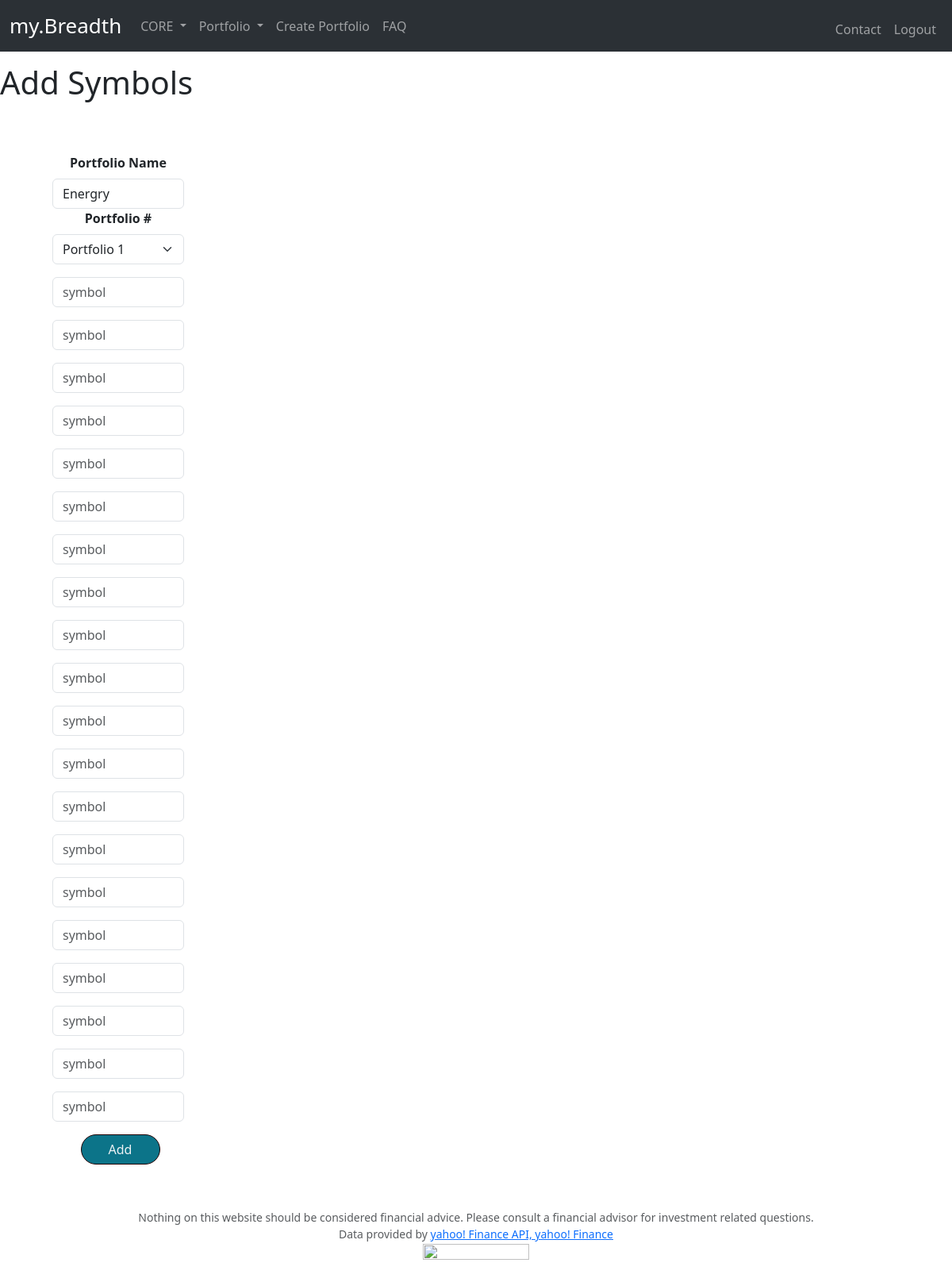
/add-portfolio/1 (signed in), run on an earlier commit of the app's database.
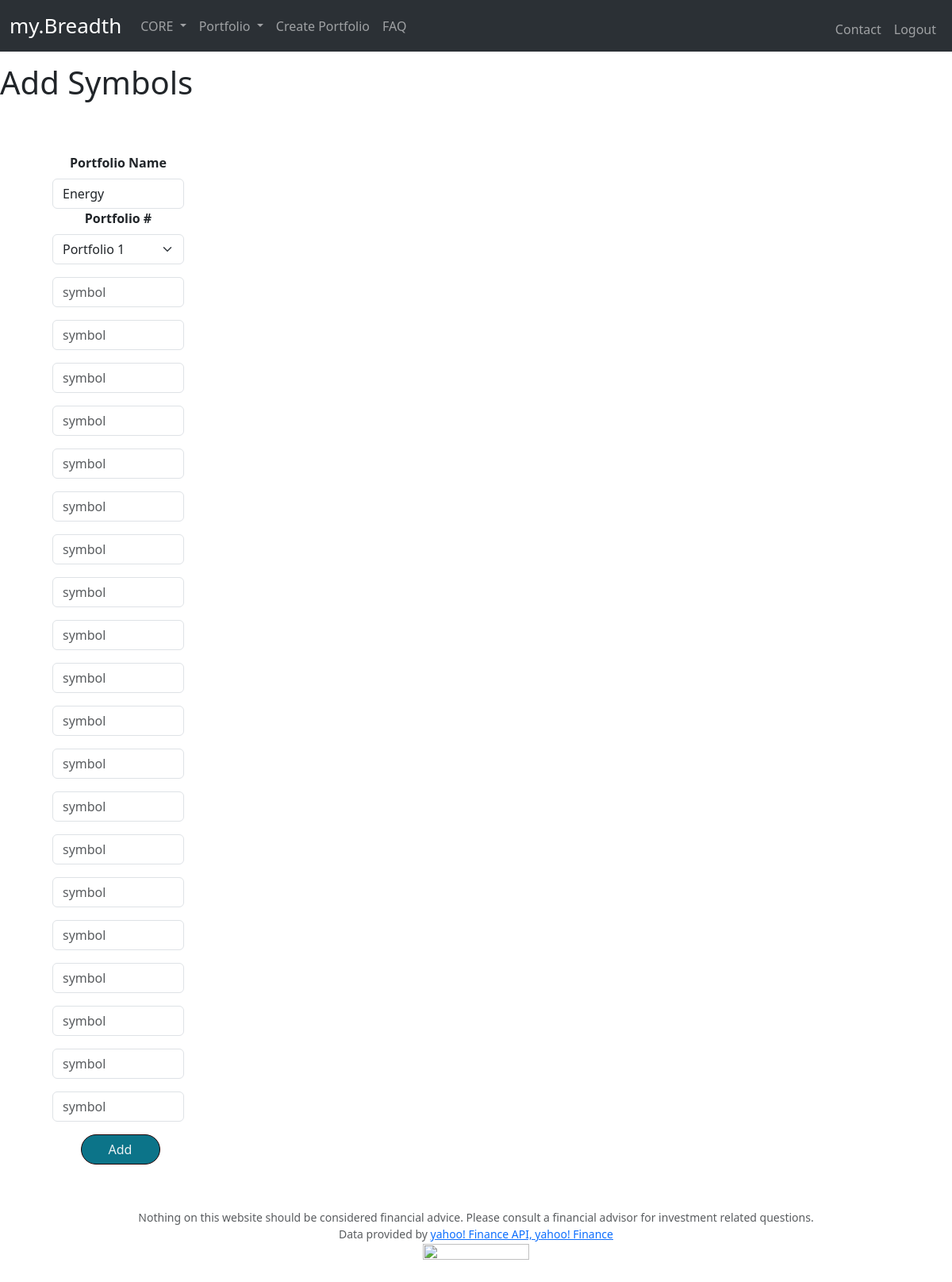
And on a later commit of the database.
### tables this page shows
CREATE TABLE portfolios (
id INTEGER PRIMARY KEY AUTOINCREMENT,
symbol TEXT NOT NULL,
stockname TEXT NOT NULL,
portfolio TEXT NOT NULL,
portfolio_id TEXT NOT NULL,
users_id INTEGER NOT NULL
);

### app.py (the view)
@app.route("/add-portfolio/<id>", methods=["GET"])
@login_required
def add_portfolio_page(id):
    name = session.get("user_id")
    portfolio_id = f"portfolio{id}"
    portfolio = get_port_name(name, portfolio_id)
    return render_template("add-portfolio.html", portfolio_id=portfolio_id, portfolio=portfolio)

### app.py (called while the page is built)
@app.after_request
def after_request(response):
    response.headers["Cache-Control"] = "no-cache, no-store, must-revalidate"
    response.headers["Expires"] = 0
    response.headers["Pragma"] = "no-cache"
    return response

### functions.py (called while the page is built)
def login_required(f):
    @wraps(f)
    def decorated_function(*args, **kwargs):
        if session.get("user_id") is None:
            return redirect("/login")
        return f(*args, **kwargs)
    return decorated_function

def get_port_name(name, portfolio_id):
    conn = sqlite3.connect('database.db')
    cursor = conn.cursor()
    cursor.execute("SELECT portfolio FROM portfolios WHERE users_id = ? AND portfolio_id = ?", (name, portfolio_id,))
    rows = cursor.fetchall()
    portfolio = rows[0][0]
    conn.commit()
    conn.close()
    return portfolio

### templates/add-portfolio.html (shortened to what this page needs)
{% extends "layout.html" %}
{% block main %}
<h1>Add Symbols</h1>
<div class="container text-center">
    <div class="row justify-content-md-left">
      <div class="col-md-auto"></div>
      <div class="col col-lg-2" style="margin-top: 50px;">
        <form action="/add-portfolio" method="POST">
          <div class="row g-3 align-items-center">
            <div class="text-center">
              <label for="inputPassword5" class="form-label"><b>Portfolio Name</b></label>
              <input type="portfolio" id="portfolio" class="form-control" placeholder="{{ portfolio }}" name="portfolio" value="{{ portfolio }}" readonly>
              <label for="selectField" class="form-label"><b>Portfolio #</b></label>
              <select class="form-select" aria-label="Default select example" id="portfolio_id" name="portfolio_id">
                {% if portfolio_id == 'portfolio1' %}
                <option value="portfolio1">Portfolio 1</option>
                {% endif %}
              </select>
            </div>
            {% for i in range(20) %}
            <div class="text-center">
              <input type="text" id="symbol1" class="form-control" placeholder="symbol" name="symbols[]">
            </div>
            {% endfor %}
            <div class="text-center">
              <button type="submit" class="btn btn-primary mb-3 button-js button-js" style="width: 100px;">Add</button>
            </div>
          </div>
        </form>
      </div>
      <div class="col-md-auto"></div>
    </div>
{% endblock %}

What changed in the data, as far as the page shows it:
removed portfolios: portfolio "Energry"
added portfolios: portfolio "Energy"
